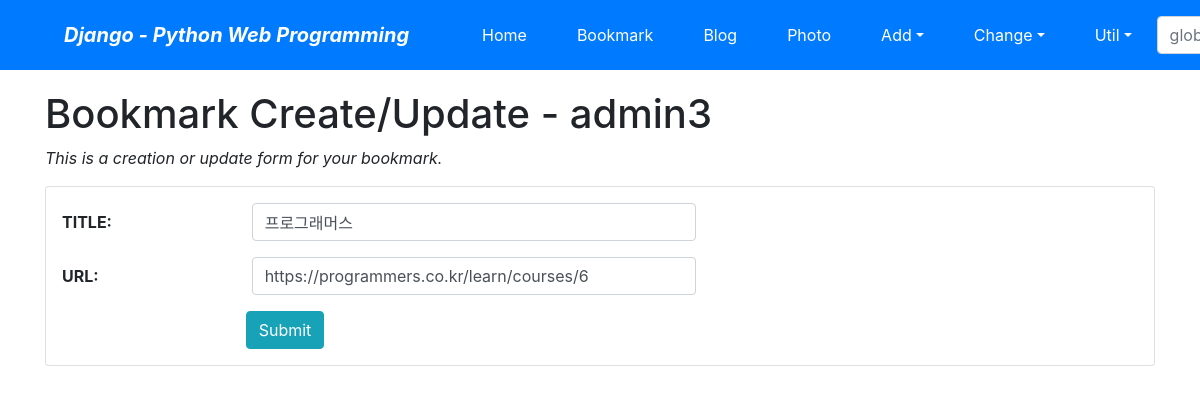
Page /bookmark/7/update/ (signed in) on the committed database.
### bookmark/models.py (models this page shows, shortened)
class Bookmark(models.Model):
    title = models.CharField('TITLE',max_length=100,blank=True,)
    url = models.URLField('URL',unique=True)
    owner = models.ForeignKey(User, on_delete=models.CASCADE, blank=True, null=True)

### bookmark/views.py (the view)
class BookmarkUpdateView(OwnerOnlyMixin, UpdateView):
    model = Bookmark
    fields = ['title', 'url']
    success_url = reverse_lazy('bookmark:index')

### mysite/views.py (called while the page is built)
    def dispatch(self, request, *args, **kwargs):
        obj=self.get_object()
        if request.user !=obj.owner:
            return self.handle_no_permission()
        return super().dispatch(request, *args, **kwargs)

### bookmark/templates/bookmark/bookmark_form.html (shortened to what this page needs)
{% extends "base.html" %}
{% load widget_tweaks %}
{% block content %}
    <h1>Bookmark Create/Update - {{user}}</h1>
    <p class="font-italic">This is a creation or update form for your bookmark.</p>
    <form action="." method="post" class="card pt-3">{% csrf_token %}
        <div class="form-group row">
            {{ form.title|add_label_class:"col-form-label col-sm-2 ml-3 font-weight-bold" }}
            <div class="col-sm-5">
                {{ form.title|add_class:"form-control"|attr:"autofocus" }}
            </div>
        </div>
        <div class="form-group row">
            {{ form.url|add_label_class:"col-form-label col-sm-2 ml-3 font-weight-bold" }}
            <div class="col-sm-5">
                {{ form.url|add_class:"form-control" }}
            </div>
        </div>
        <div class="form-group">
            <div class="offset-sm-2 col-sm-5">
                <input type="submit" value="Submit" class="btn btn-info"/>
            </div>
        </div>
    </form>
{% endblock %}

### rows in the picture
Bookmark: title|add_label_class "TITLE:", title "프로그래머스", url|add_label_class "URL:", url "https://programmers.co.kr/learn/courses/6"

### other values in the picture
{{ user }} "admin3"
